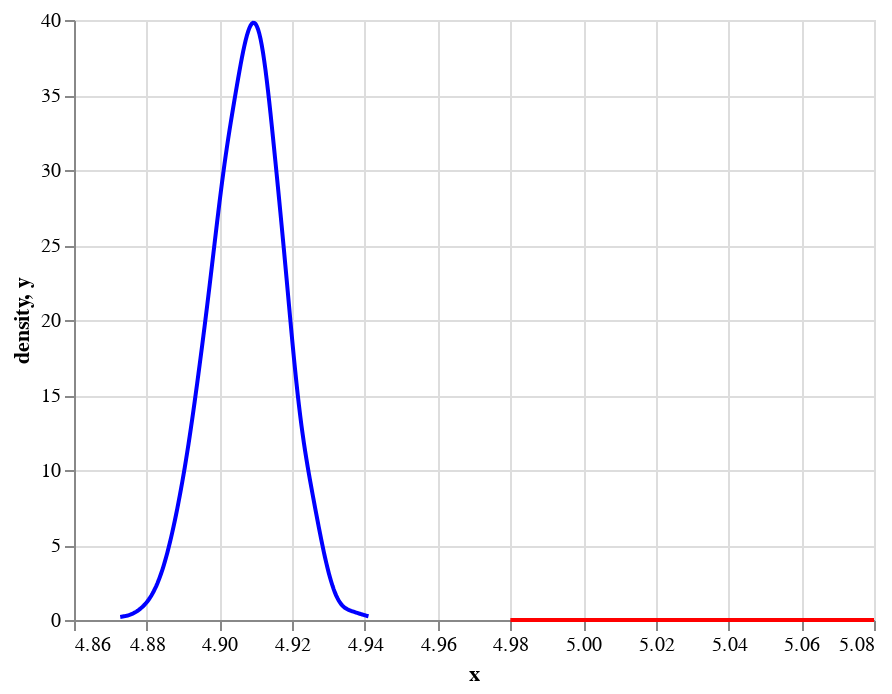

Write notebook code for a chart like this one.
### Code cell
posterior_histogram_chart + posterior_density_chart

### Figure 1 — Vega-Lite specification as saved in the notebook (floating-point values rounded to 4 significant figures; data arrays with more than 128 entries replaced by an {"elided": "..."} marker saying what was removed)
{"config": {"view": {"continuousWidth": 400, "continuousHeight": 300}}, "layer": [{"data": {"name": "data-50a2fdf2c2e7f250ab7c11e34b459de2"}, "mark": {"type": "line", "color": "blue", "filled": false}, "encoding": {"x": {"type": "quantitative", "field": "x"}, "y": {"type": "quantitative", "field": "density"}}, "transform": [{"density": "x", "as": ["x", "density"]}]}, {"data": {"name": "data-6a5b716ed686d5556283e2d1631a50bc"}, "mark": {"type": "line", "color": "red", "filled": false}, "encoding": {"x": {"type": "quantitative", "field": "x"}, "y": {"type": "quantitative", "field": "y"}}}], "$schema": "https://vega.github.io/schema/vega-lite/v4.8.1.json", "datasets": {"data-50a2fdf2c2e7f250ab7c11e34b459de2": {"elided": "1000 records"}, "data-6a5b716ed686d5556283e2d1631a50bc": [{"x": 4.98, "y": 2.542e-10}, {"x": 4.981, "y": 1.225e-10}, {"x": 4.982, "y": 5.84e-11}, {"x": 4.983, "y": 2.756e-11}, {"x": 4.984, "y": 1.288e-11}, {"x": 4.985, "y": 5.955e-12}, {"x": 4.986, "y": 2.726e-12}, {"x": 4.987, "y": 1.235e-12}, {"x": 4.988, "y": 5.54e-13}, {"x": 4.989, "y": 2.46e-13}, {"x": 4.99, "y": 1.081e-13}, {"x": 4.991, "y": 4.702e-14}, {"x": 4.992, "y": 2.024e-14}, {"x": 4.993, "y": 8.628e-15}, {"x": 4.994, "y": 3.64e-15}, {"x": 4.995, "y": 1.52e-15}, {"x": 4.996, "y": 6.283e-16}, {"x": 4.997, "y": 2.571e-16}, {"x": 4.998, "y": 1.041e-16}, {"x": 4.999, "y": 4.174e-17}, {"x": 5.0, "y": 1.657e-17}, {"x": 5.001, "y": 6.507e-18}, {"x": 5.002, "y": 2.53e-18}, {"x": 5.003, "y": 9.737e-19}, {"x": 5.004, "y": 3.709e-19}, {"x": 5.005, "y": 1.399e-19}, {"x": 5.006, "y": 5.221e-20}, {"x": 5.007, "y": 1.929e-20}, {"x": 5.008, "y": 7.055e-21}, {"x": 5.009, "y": 2.554e-21}, {"x": 5.01, "y": 9.152e-22}, {"x": 5.011, "y": 3.246e-22}, {"x": 5.012, "y": 1.14e-22}, {"x": 5.013, "y": 3.961e-23}, {"x": 5.014, "y": 1.363e-23}, {"x": 5.015, "y": 4.64e-24}, {"x": 5.016, "y": 1.564e-24}, {"x": 5.017, "y": 5.218e-25}, {"x": 5.018, "y": 1.723e-25}, {"x": 5.019, "y": 5.633e-26}, {"x": 5.02, "y": 1.823e-26}, {"x": 5.021, "y": 5.838e-27}, {"x": 5.022, "y": 1.851e-27}, {"x": 5.023, "y": 5.809e-28}, {"x": 5.024, "y": 1.804e-28}, {"x": 5.025, "y": 5.548e-29}, {"x": 5.026, "y": 1.689e-29}, {"x": 5.027, "y": 5.087e-30}, {"x": 5.028, "y": 1.517e-30}, {"x": 5.029, "y": 4.479e-31}, {"x": 5.031, "y": 1.309e-31}, {"x": 5.032, "y": 3.785e-32}, {"x": 5.033, "y": 1.084e-32}, {"x": 5.034, "y": 3.071e-33}, {"x": 5.035, "y": 8.613e-34}, {"x": 5.036, "y": 2.392e-34}, {"x": 5.037, "y": 6.573e-35}, {"x": 5.038, "y": 1.788e-35}, {"x": 5.039, "y": 4.815e-36}, {"x": 5.04, "y": 1.284e-36}, {"x": 5.041, "y": 3.387e-37}, {"x": 5.042, "y": 8.845e-38}, {"x": 5.043, "y": 2.287e-38}, {"x": 5.044, "y": 5.851e-39}, {"x": 5.045, "y": 1.482e-39}, {"x": 5.046, "y": 3.716e-40}, {"x": 5.047, "y": 9.223e-41}, {"x": 5.048, "y": 2.266e-41}, {"x": 5.049, "y": 5.51e-42}, {"x": 5.05, "y": 1.326e-42}, {"x": 5.051, "y": 3.16e-43}, {"x": 5.052, "y": 7.452e-44}, {"x": 5.053, "y": 1.74e-44}, {"x": 5.054, "y": 4.02e-45}, {"x": 5.055, "y": 9.194e-46}, {"x": 5.056, "y": 2.082e-46}, {"x": 5.057, "y": 4.665e-47}, {"x": 5.058, "y": 1.035e-47}, {"x": 5.059, "y": 2.272e-48}, {"x": 5.06, "y": 4.939e-49}, {"x": 5.061, "y": 1.063e-49}, {"x": 5.062, "y": 2.263e-50}, {"x": 5.063, "y": 4.771e-51}, {"x": 5.064, "y": 9.954e-52}, {"x": 5.065, "y": 2.056e-52}, {"x": 5.066, "y": 4.203e-53}, {"x": 5.067, "y": 8.507e-54}, {"x": 5.068, "y": 1.704e-54}, {"x": 5.069, "y": 3.379e-55}, {"x": 5.07, "y": 6.632e-56}, {"x": 5.071, "y": 1.288e-56}, {"x": 5.072, "y": 2.478e-57}, {"x": 5.073, "y": 4.716e-58}, {"x": 5.074, "y": 8.886e-59}, {"x": 5.075, "y": 1.657e-59}, {"x": 5.076, "y": 3.06e-60}, {"x": 5.077, "y": 5.592e-61}, {"x": 5.078, "y": 1.011e-61}, {"x": 5.079, "y": 1.811e-62}, {"x": 5.08, "y": 3.21e-63}]}}
